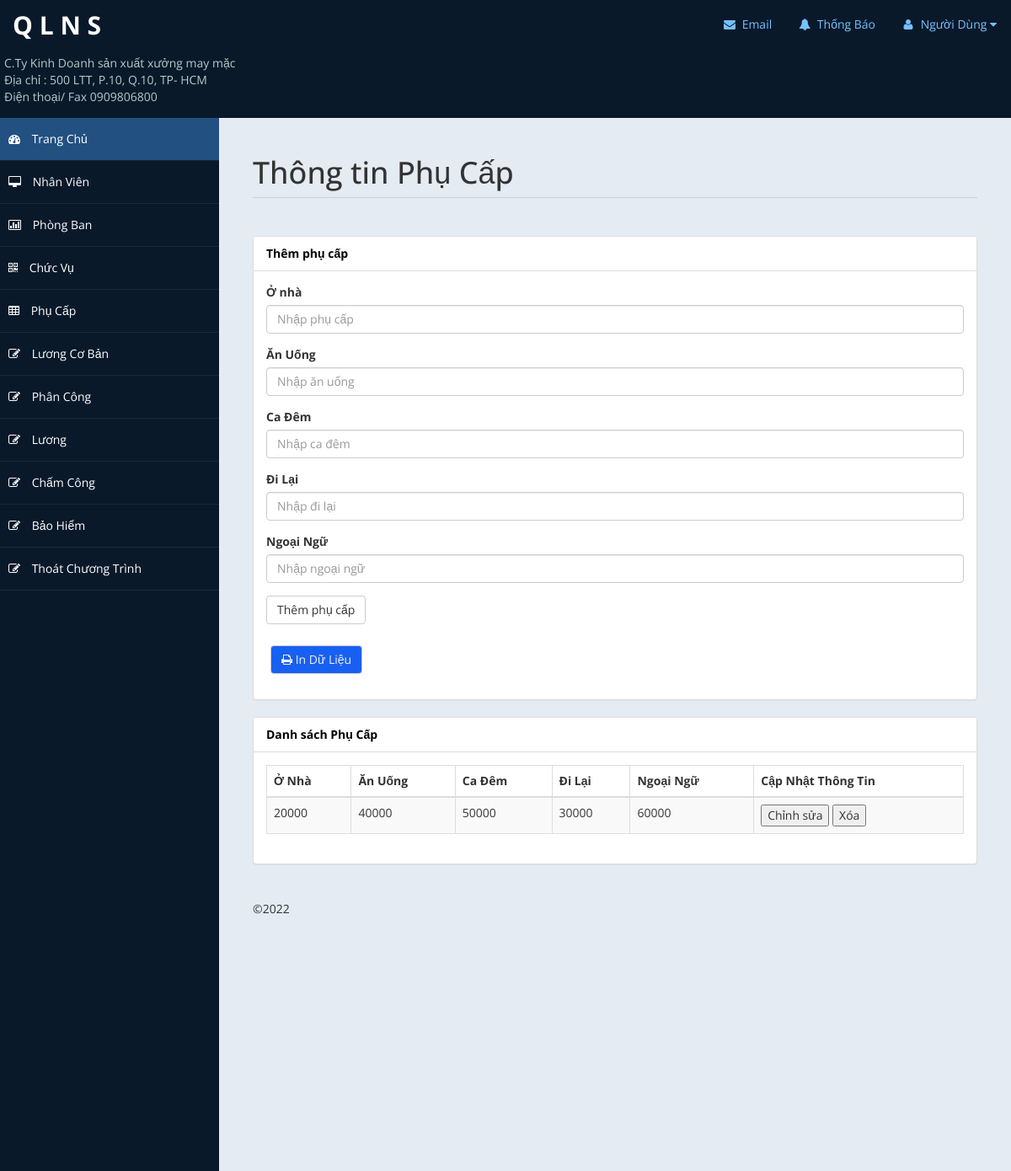
The page /admin/dsphucap.php on the database its author committed.
### tables this page shows
CREATE TABLE `phucap` (
  `Onha` varchar(30) NOT NULL,
  `AnUong` varchar(30) NOT NULL,
  `CaDem` varchar(30) NOT NULL,
  `DiLai` varchar(30) NOT NULL,
  `NgoaiNgu` varchar(20) NOT NULL
);

### admin/includes/dataphucap.php (called while the page is built, shortened)
<?php
class phucapo{
	private $conn;
	private $table = "phucap";
	public function __construct($db){
		$this->conn = $db;
	}
	public function read(){
		$sql = "SELECT * FROM $this->table";
		$stmt = $this->conn->prepare($sql);
		$stmt->execute();
		return $stmt;
	}
}
?>

### admin/dsphucap.php (the view, shortened to what this page needs)
<?php
include "includes/dataphucap.php";
$database = new database();
$db = $database->connect();
$phucapo = new phucapo($db);
?>
<!DOCTYPE html>
<html xmlns="http://www.w3.org/1999/xhtml">
<head>
    <link href="assets/css/bootstrap.css" rel="stylesheet" />
    <link href="assets/css/font-awesome.css" rel="stylesheet" />
    <link href="assets/js/morris/morris-0.4.3.min.css" rel="stylesheet" />
    <link href="assets/css/custom-styles.css" rel="stylesheet" />
</head>
<body>
    <div id="wrapper">
        <?php
            include "header.php";
        ?>
        <?php
            include "sidebar.php";
        ?>
        <div id="page-wrapper">
            <div id="page-inner">
                <div class="row">
                    <div class="col-md-12">
                        <h1 class="page-header">
                            Thông tin Phụ Cấp
                        </h1>
                    </div>
                </div>
                <div class="row">
                    <div class="col-lg-12">
                        <div class="panel panel-default">
                            <div class="panel-heading">
                          Thêm phụ cấp
                            </div>
                            <div class="panel-body">
                            <div class="row">
                                <div class="col-lg-12">
                                    <form role="form" method="POST" action="">
                                    <div class="form-group">
                                            <label>Ở nhà</label>
                                            <input name="Onha" class="form-control"  placeholder="Nhập phụ cấp">
                                        </div>
                                        <div class="form-group">
                                            <label>Ăn Uống</label>
                                            <input name="AnUong" class="form-control" placeholder="Nhập ăn uống">
                                        </div>
                                        <div class="form-group">
                                            <label>Ca Đêm</label>
                                            <input name="CaDem" class="form-control" placeholder="Nhập ca đêm">
                                        </div>
                                        <div class="form-group">
                                            <label>Đi Lại </label>
                                            <input name="DiLai" class="form-control" placeholder="Nhập đi lại">
                                        </div>
                                        <div class="form-group">
                                            <label>Ngoại Ngữ</label>
                                            <input name="NgoaiNgu" class="form-control" placeholder="Nhập ngoại ngữ">
                                        </div>
                                        <button type="submit" class="btn btn-default">Thêm phụ cấp</button>
                                        <br></br>
                                        <div class="color">
                                        <button style="background-color:#1860F1;color:#F2F3F5" type="submit" class="btn btn-default" href="" onclick="window.print();return false;"><i class="fa fa-print"></i> In Dữ Liệu</button>
                                        </div>
                                    </form>
                                </div>
                            </div>
                            </div>
                        </div>
                    </div>
                </div>
                <div class="row">
                    <div class="col-lg-12">
                        <div class="panel panel-default">
                            <div class="panel-heading">
                                Danh sách Phụ Cấp
                            </div>
                            <div class="panel-body">
                                <div class="table-responsive">
                                    <table class="table table-striped table-bordered table-hover">
                                        <thead>
                                            <tr>
                                                <th>Ở Nhà</th>
                                                <th>Ăn Uống</th>
                                                <th>Ca Đêm</th>
                                                <th>Đi Lại</th>
                                                <th>Ngoại Ngữ</th>
												<th>Cập Nhật Thông Tin</th>
                                            </tr>
                                        </thead>
                                        <tbody>
                                            <?php
                                            $result = $phucapo->read();
                                            $num = $result->rowCount();
                                            if($num>0){
                                                while($rows = $result->fetch()){
                                            ?>
                                            <tr>
                                                <td><?php echo $rows['Onha'] ?></td>
                                                <td><?php echo $rows['AnUong'] ?></td>
                                                <td><?php echo $rows['CaDem'] ?></td>
                                                <td><?php echo $rows['DiLai'] ?></td>
                                                <td><?php echo $rows['NgoaiNgu'] ?></td>
                                                <td>
                                                <button data-toggle="modal" data-toggle="modal" data-target="#edit_employee<?php echo $rows['Onha']?>">Chỉnh sửa
												</button>
                                                <button data-toggle="modal" data-toggle="modal" data-target="#delete_employee<?php echo $rows['Onha']?>">Xóa</button>
												</td>
                                            </tr>
                                            <?php
                                                }
                                            }
                                            ?>
                                        </tbody>
                                    </table>
                                </div>
                            </div>
                        </div>
                    </div>
                </div>
				<footer><p>&copy;2022</p></footer>
            </div>
        </div>
    </div>
</body>
</html>

### admin/assets/css/custom-styles.css (style rules this page uses)
body { font-family: 'Open Sans', sans-serif; }
#wrapper { width: 100%; background:#09192A; }
#page-wrapper { padding: 15px 15px; min-height: 600px; background:#E5EBF2; }
#page-inner { width:100%; margin:10px 20px 10px 0px; background-color:transparent; padding:10px; min-height:1200px; }
h1, .h1, h2, .h2, h3, .h3 { margin-top: 7px; margin-bottom: -5px; }
p { font-size:16px; line-height:25px; padding-top:20px; }
.page-header { padding-bottom: 9px; margin: 10px 0 45px; border-bottom: 1px solid #C7D1DD; }
.panel-default > .panel-heading { color: #000; background-color: #FFFFFF; border-color: #ddd; font-weight:bold; }
footer p { font-size: 14px; }
@media (min-width:768px) { #page-wrapper { margin: 0 0 0 260px; padding: 15px 30px; min-height: 1200px; } }

### admin/header.php (style rules this page uses)
.color { color: #b3cbcb; padding: 5px; padding-bottom:15px; }

### rows shown on the page
phucap: Onha "20000", AnUong "40000", CaDem "50000", DiLai "30000", NgoaiNgu "60000"
